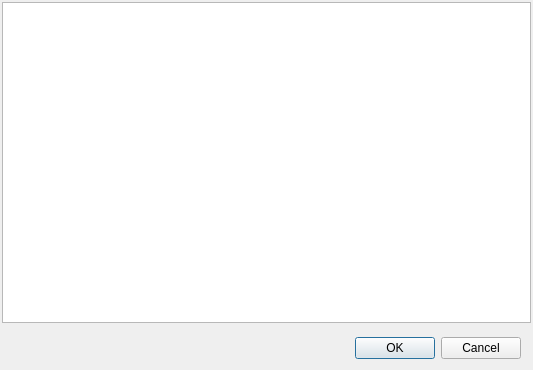
<?xml version="1.0" encoding="UTF-8"?>
<ui version="4.0">
 <class>Dialog</class>
 <widget class="QDialog" name="Dialog">
  <property name="geometry">
   <rect>
    <x>0</x>
    <y>0</y>
    <width>533</width>
    <height>370</height>
   </rect>
  </property>
  <property name="windowTitle">
   <string>Dialog</string>
  </property>
  <widget class="QDialogButtonBox" name="buttonBox">
   <property name="geometry">
    <rect>
     <x>288</x>
     <y>332</y>
     <width>233</width>
     <height>32</height>
    </rect>
   </property>
   <property name="orientation">
    <enum>Qt::Horizontal</enum>
   </property>
   <property name="standardButtons">
    <set>QDialogButtonBox::Cancel|QDialogButtonBox::Ok</set>
   </property>
  </widget>
  <widget class="QTreeView" name="treeView">
   <property name="geometry">
    <rect>
     <x>2</x>
     <y>2</y>
     <width>529</width>
     <height>321</height>
    </rect>
   </property>
  </widget>
 </widget>
 <resources/>
 <connections>
  <connection>
   <sender>buttonBox</sender>
   <signal>accepted()</signal>
   <receiver>Dialog</receiver>
   <slot>accept()</slot>
   <hints>
    <hint type="sourcelabel">
     <x>248</x>
     <y>254</y>
    </hint>
    <hint type="destinationlabel">
     <x>157</x>
     <y>274</y>
    </hint>
   </hints>
  </connection>
  <connection>
   <sender>buttonBox</sender>
   <signal>rejected()</signal>
   <receiver>Dialog</receiver>
   <slot>reject()</slot>
   <hints>
    <hint type="sourcelabel">
     <x>316</x>
     <y>260</y>
    </hint>
    <hint type="destinationlabel">
     <x>286</x>
     <y>274</y>
    </hint>
   </hints>
  </connection>
 </connections>
</ui>
